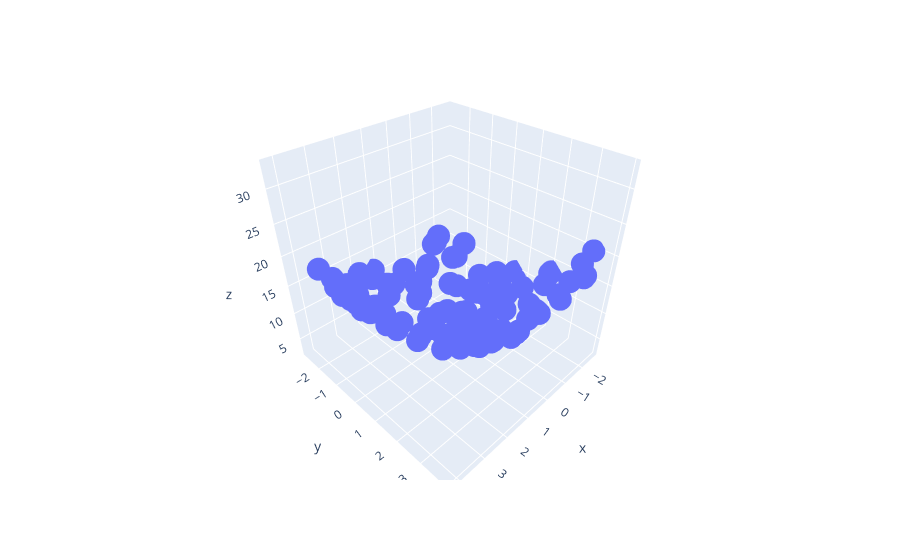

Write notebook code for a chart like this one.
### Code cell
import plotly.express as px
df = px.data.iris()
fig = px.scatter_3d(df, x= X.ravel(), y=y.ravel(), z= z.ravel())
fig.show()
